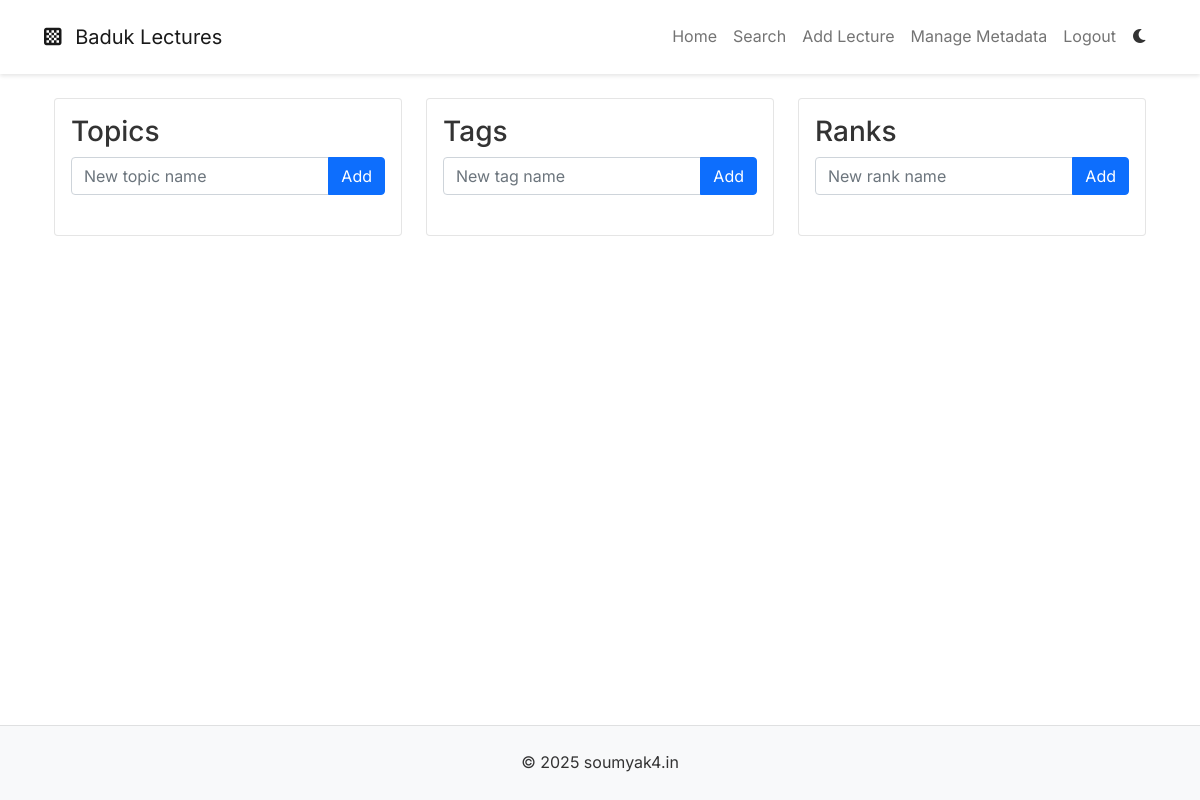
The page /admin/metadata (signed in) on the database as committed earlier.
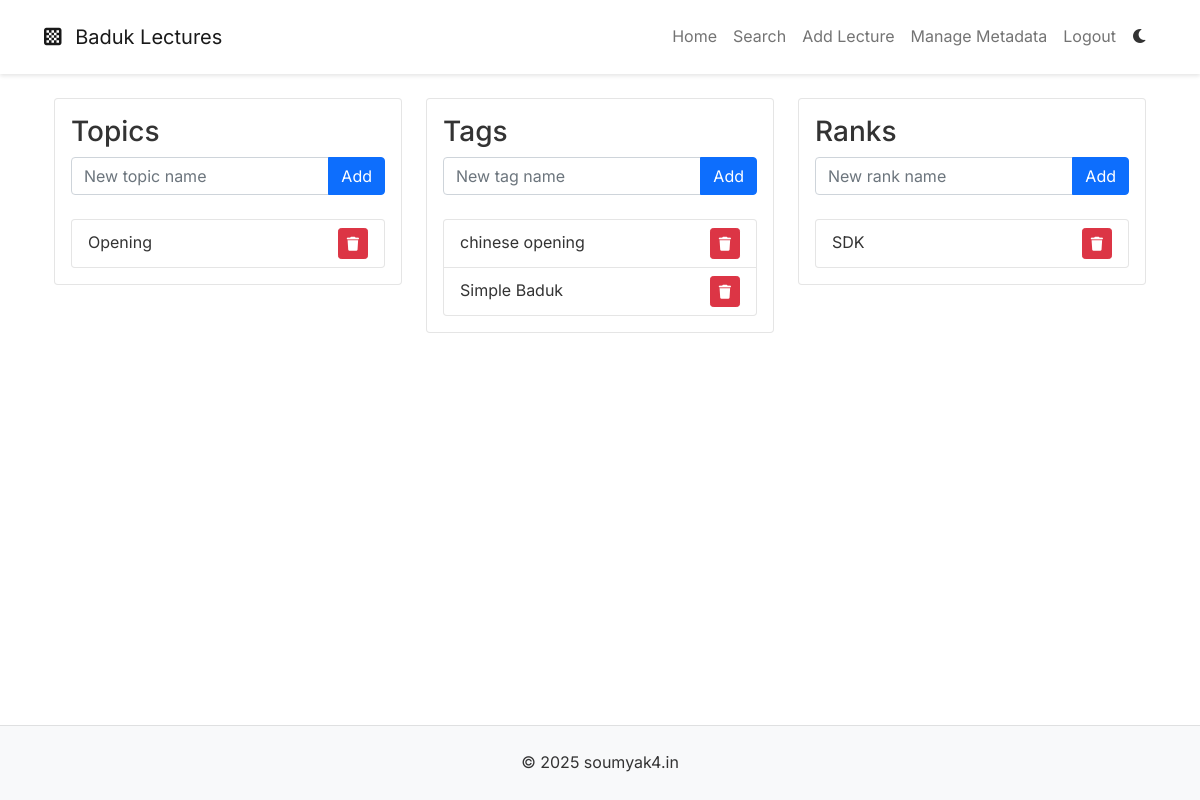
The same page on the database as committed later.
### models.py (models this page shows)
class Topic(db.Model):
    id = db.Column(db.Integer, primary_key=True)
    name = db.Column(db.String(50), unique=True, nullable=False)

class Tag(db.Model):
    id = db.Column(db.Integer, primary_key=True)
    name = db.Column(db.String(50), unique=True, nullable=False)

class Rank(db.Model):
    id = db.Column(db.Integer, primary_key=True)
    name = db.Column(db.String(20), unique=True, nullable=False)

### routes.py (the view, shortened to what this page needs)
@app.route('/admin/metadata', methods=['GET', 'POST'])
@login_required
def manage_metadata():
    topic_form = MetadataForm(prefix="topic")
    tag_form = MetadataForm(prefix="tag")
    rank_form = MetadataForm(prefix="rank")
    topics = Topic.query.all()
    tags = Tag.query.all()
    ranks = Rank.query.all()
    return render_template('admin/manage_metadata.html',
                         topic_form=topic_form,
                         tag_form=tag_form,
                         rank_form=rank_form,
                         topics=topics,
                         tags=tags,
                         ranks=ranks)

### forms.py
class MetadataForm(FlaskForm):
    name = StringField('Name', validators=[DataRequired()])
    submit = SubmitField('Save')

### models.py (called while the page is built)
@login_manager.user_loader
def load_user(user_id):
    return User.query.get(int(user_id))

### templates/admin/manage_metadata.html (shortened to what this page needs)
{% extends "base.html" %}
{% block content %}
<div class="container">
    <div class="row">
        <div class="col-md-4">
            <div class="card mb-4">
                <div class="card-body">
                    <h3 class="card-title">Topics</h3>
                    <form method="POST" class="mb-4">
                        <div class="input-group">
                            {{ topic_form.name(class="form-control", placeholder="New topic name") }}
                            <button type="submit" name="add_topic" class="btn btn-primary">Add</button>
                        </div>
                    </form>
                    <div class="list-group">
                        {% for topic in topics %}
                        <div class="list-group-item d-flex justify-content-between align-items-center">
                            {{ topic.name }}
                            <form method="POST" style="display: inline;">
                                <button type="submit" class="btn btn-sm btn-danger">
                                    <i class="fas fa-trash"></i>
                                </button>
                            </form>
                        </div>
                        {% endfor %}
                    </div>
                </div>
            </div>
        </div>
        <div class="col-md-4">
            <div class="card mb-4">
                <div class="card-body">
                    <h3 class="card-title">Tags</h3>
                    <form method="POST" class="mb-4">
                        <div class="input-group">
                            {{ tag_form.name(class="form-control", placeholder="New tag name") }}
                            <button type="submit" name="add_tag" class="btn btn-primary">Add</button>
                        </div>
                    </form>
                    <div class="list-group">
                        {% for tag in tags %}
                        <div class="list-group-item d-flex justify-content-between align-items-center">
                            {{ tag.name }}
                            <form method="POST" style="display: inline;">
                                <button type="submit" class="btn btn-sm btn-danger">
                                    <i class="fas fa-trash"></i>
                                </button>
                            </form>
                        </div>
                        {% endfor %}
                    </div>
                </div>
            </div>
        </div>
        <div class="col-md-4">
            <div class="card mb-4">
                <div class="card-body">
                    <h3 class="card-title">Ranks</h3>
                    <form method="POST" class="mb-4">
                        <div class="input-group">
                            {{ rank_form.name(class="form-control", placeholder="New rank name") }}
                            <button type="submit" name="add_rank" class="btn btn-primary">Add</button>
                        </div>
                    </form>
                    <div class="list-group">
                        {% for rank in ranks %}
                        <div class="list-group-item d-flex justify-content-between align-items-center">
                            {{ rank.name }}
                            <form method="POST" style="display: inline;">
                                <button type="submit" class="btn btn-sm btn-danger">
                                    <i class="fas fa-trash"></i>
                                </button>
                            </form>
                        </div>
                        {% endfor %}
                    </div>
                </div>
            </div>
        </div>
    </div>
</div>
{% endblock %}

### templates/base.html (shortened to what this page needs)
<!DOCTYPE html>
<html lang="en">
<head>
    <link href="https://cdn.jsdelivr.net/npm/bootstrap@5.1.3/dist/css/bootstrap.min.css" rel="stylesheet">
    <link href="https://cdnjs.cloudflare.com/ajax/libs/font-awesome/6.0.0/css/all.min.css" rel="stylesheet">
    <link href="{{ url_for('static', filename='css/style.css') }}" rel="stylesheet">
</head>
<body>
    <nav class="navbar navbar-expand-lg navbar-light">
        <div class="container">
            <a class="navbar-brand" href="{{ url_for('home') }}">
                <i class="fas fa-chess-board me-2"></i>
                Baduk Lectures
            </a>
            <div class="collapse navbar-collapse" id="navbarNav">
                <ul class="navbar-nav ms-auto">
                    <li class="nav-item">
                        <a class="nav-link" href="{{ url_for('home') }}">Home</a>
                    </li>
                    <li class="nav-item">
                        <a class="nav-link" href="{{ url_for('search') }}">Search</a>
                    </li>
                    {% if current_user.is_authenticated %}
                    <li class="nav-item">
                        <a class="nav-link" href="{{ url_for('add_lecture') }}">Add Lecture</a>
                    </li>
                    <li class="nav-item">
                        <a class="nav-link" href="{{ url_for('manage_metadata') }}">Manage Metadata</a>
                    </li>
                    <li class="nav-item">
                        <a class="nav-link" href="{{ url_for('logout') }}">Logout</a>
                    </li>
                    {% else %}
                    <li class="nav-item">
                        <a class="nav-link" href="{{ url_for('login') }}">Admin Login</a>
                    </li>
                    {% endif %}
                    <li class="nav-item">
                        <button id="theme-toggle" class="theme-toggle">
                        </button>
                    </li>
                </ul>
            </div>
        </div>
    </nav>
    <main class="container py-4">
        {% block content %}{% endblock %}
    </main>
    <footer class="bg-light py-4">
        <div class="container text-center">
            <p class="mb-0">&copy; 2025 soumyak4.in</p>
        </div>
    </footer>
</body>
</html>

### static/css/style.css (style rules this page uses)
:root { --bg-color: #ffffff; --text-color: #333333; --card-bg: #ffffff; --nav-bg: #ffffff; --border-color: rgba(0,0,0,0.1); --input-bg: #ffffff; --input-text: #333333; --input-border: #ced4da; }
body { font-family: 'Inter', sans-serif; line-height: 1.6; background-color: var(--bg-color); color: var(--text-color); min-height: 100vh; display: flex; flex-direction: column; }
main { flex: 1; }
.form-control, .form-select { background-color: var(--input-bg); color: var(--input-text); border-color: var(--input-border); }
.navbar { padding: 1rem 2rem; background-color: var(--nav-bg); box-shadow: 0 2px 4px var(--border-color); }
.theme-toggle { cursor: pointer; padding: 0.5rem; border: none; background: none; color: var(--text-color); }
footer { background-color: var(--nav-bg); padding: 1rem 0; border-top: 1px solid var(--border-color); margin-top: auto; }
footer p { color: var(--text-color); }
.card { background-color: var(--card-bg); border-color: var(--border-color); }
.card-body { color: var(--text-color); }
.list-group-item { background-color: var(--card-bg); color: var(--text-color); border-color: var(--border-color); }

Rows that differ between the two databases and show on the page:
added Topic: name "Opening"
added Tag: name "chinese opening"
added Tag: name "Simple Baduk"
added Rank: name "SDK"
